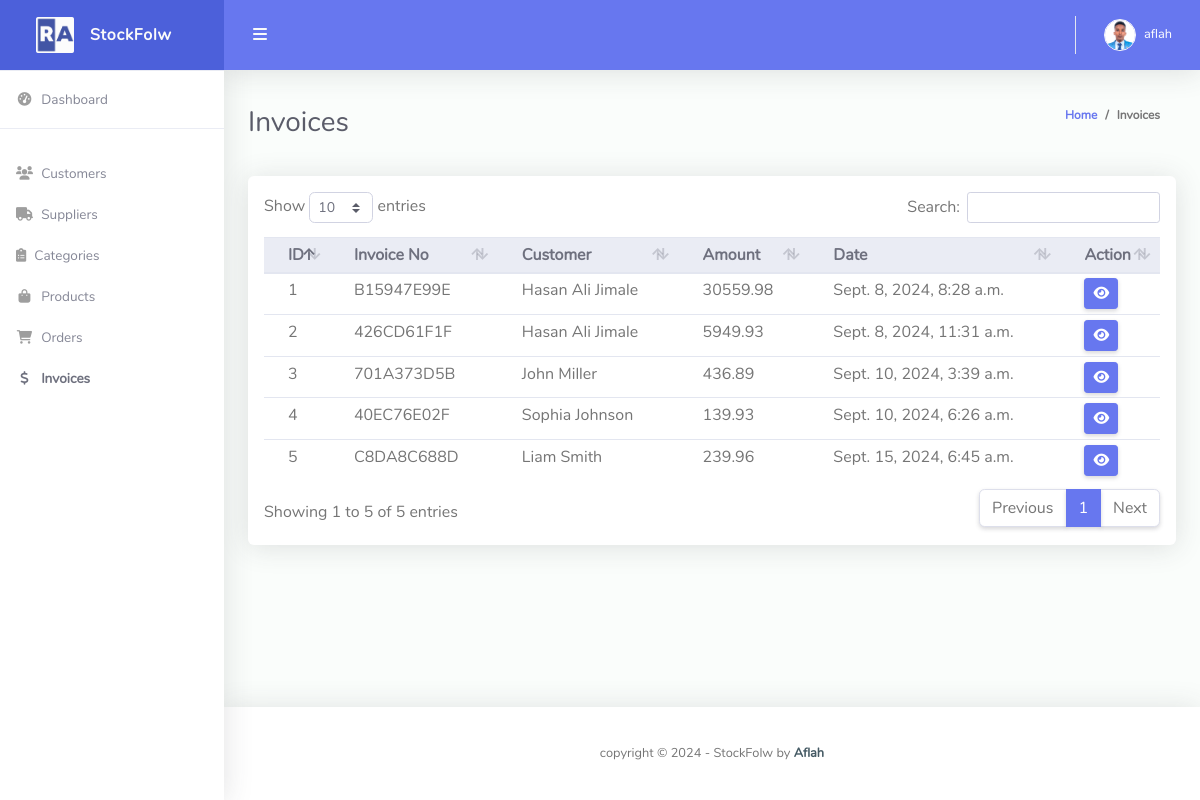
Screenshot of /invoice/ (signed in) with the database file from the repository.
### stockflow/models.py (models this page shows, shortened)
class Invoice(models.Model):
    customer = models.ForeignKey(Customer, on_delete=models.CASCADE)
    orders = models.ManyToManyField(Order)
    invoice_number = models.CharField(max_length=100, unique=True)
    total_amount = models.DecimalField(max_digits=10, decimal_places=2)
    created_at = models.DateTimeField(auto_now_add=True)

class Customer(models.Model):
    user = models.OneToOneField(User, null=True, blank=True, on_delete=models.CASCADE)
    name = models.CharField(max_length=200, null=True, blank=True)
    phone = models.CharField(max_length=200, null=True, blank=True)
    email = models.EmailField(max_length=200, null=True, blank=True)
    address = models.TextField(null=True, blank=True)
    profile_pic = models.ImageField(default="profile1.png", null=True, blank=True)
    date_created = models.DateTimeField(auto_now_add=True, null=True, blank=True)

### stockflow/views.py (the view)
# urls.py: path('invoice/', views.invoice, name='invoice'),
@login_required(login_url='login')
def invoice(request):
    if request.user.is_staff:
        invoices = Invoice.objects.select_related('customer').prefetch_related('orders')
    else:
        invoices = Invoice.objects.filter(customer=request.user.customer).select_related('customer').prefetch_related('orders')
    context = {'invoices': invoices}
    return render(request, 'invoice.html', context)

### templates/invoice.html (shortened to what this page needs)
{% extends 'base.html' %}
{% block content %}
<div class="container-fluid" id="container-wrapper">
    <div class="d-sm-flex align-items-center justify-content-between mb-4">
        <h1 class="h3 mb-0 text-gray-800">Invoices</h1>
        <ol class="breadcrumb">
            <li class="breadcrumb-item"><a href="{% url 'home' %}">Home</a></li>
            <li class="breadcrumb-item">Invoices</li>
        </ol>
    </div>
    <div class="row">
        <div class="col-lg-12">
            <div class="card mb-4">
                <div class="table-responsive p-3">
                    <table class="table align-items-center table-flush table-hover table-sm" id="dataTableHover">
                        <thead class="thead-light">
                            <tr>
                                <th>ID</th>
                                <th>Invoice No</th>
                                <th>Customer</th>
                                <th>Amount</th>
                                <th>Date</th>
                                <th>Action</th>
                            </tr>
                        </thead>
                        <tbody>
                            {% for invoice in invoices %}
                            <tr>
                                <td>{{ invoice.id }}</td>
                                <td>{{ invoice.invoice_number }}</td>
                                <td>{{invoice.customer.name}}</td>
                                <td>{{ invoice.total_amount }}</td>
                                <td>{{invoice.created_at}}</td>
                                <td>
                                    <a href="{% url 'invoice_details' invoice.id %}" class="btn btn-sm btn-primary"
                                        target="_blank">
                                        <i class="fas fa-eye"></i>
                                    </a>
                                </td>
                            </tr>
                            {% endfor %}
                        </tbody>
                    </table>
                </div>
            </div>
        </div>
    </div>
</div>
{% endblock %}

### templates/partials/topbar.html (shortened to what this page needs)
{% load static %}
<nav class="navbar navbar-expand navbar-light bg-navbar topbar mb-4 static-top">
    <button id="sidebarToggleTop" class="btn btn-link rounded-circle mr-3">
        <i class="fa fa-bars"></i>
    </button>
    <ul class="navbar-nav ml-auto">
        <li class="nav-item dropdown no-arrow">
            <a class="nav-link dropdown-toggle" href="#" id="userDropdown" role="button" data-toggle="dropdown"
                aria-haspopup="true" aria-expanded="false">
                {% if request.user.customer.profile_pic %}
                <img class="img-profile rounded-circle" src="{{request.user.customer.profile_pic.url}}"
                    style="max-width: 60px">
                {% else %}
                <img class="img-profile rounded-circle" src="{% static 'img/Testro.jpg' %}" style="max-width: 60px">
                {% endif %}
                <span class="ml-2 d-none d-lg-inline text-white small">{{request.user}}</span>
            </a>
        </li>
    </ul>
</nav>

### rows the page displays
Invoice: id "1", invoice_number "B15947E99E", customer.name "Hasan Ali Jimale", total_amount "30559.98", created_at "Sept. 8, 2024, 8:28 a.m."
Invoice: id "2", invoice_number "426CD61F1F", customer.name "Hasan Ali Jimale", total_amount "5949.93", created_at "Sept. 8, 2024, 11:31 a.m."
Invoice: id "3", invoice_number "701A373D5B", customer.name "John Miller", total_amount "436.89", created_at "Sept. 10, 2024, 3:39 a.m."
Invoice: id "4", invoice_number "40EC76E02F", customer.name "Sophia Johnson", total_amount "139.93", created_at "Sept. 10, 2024, 6:26 a.m."
Invoice: id "5", invoice_number "C8DA8C688D", customer.name "Liam Smith", total_amount "239.96", created_at "Sept. 15, 2024, 6:45 a.m."

### other values shown
{{ request.user }} "aflah"
